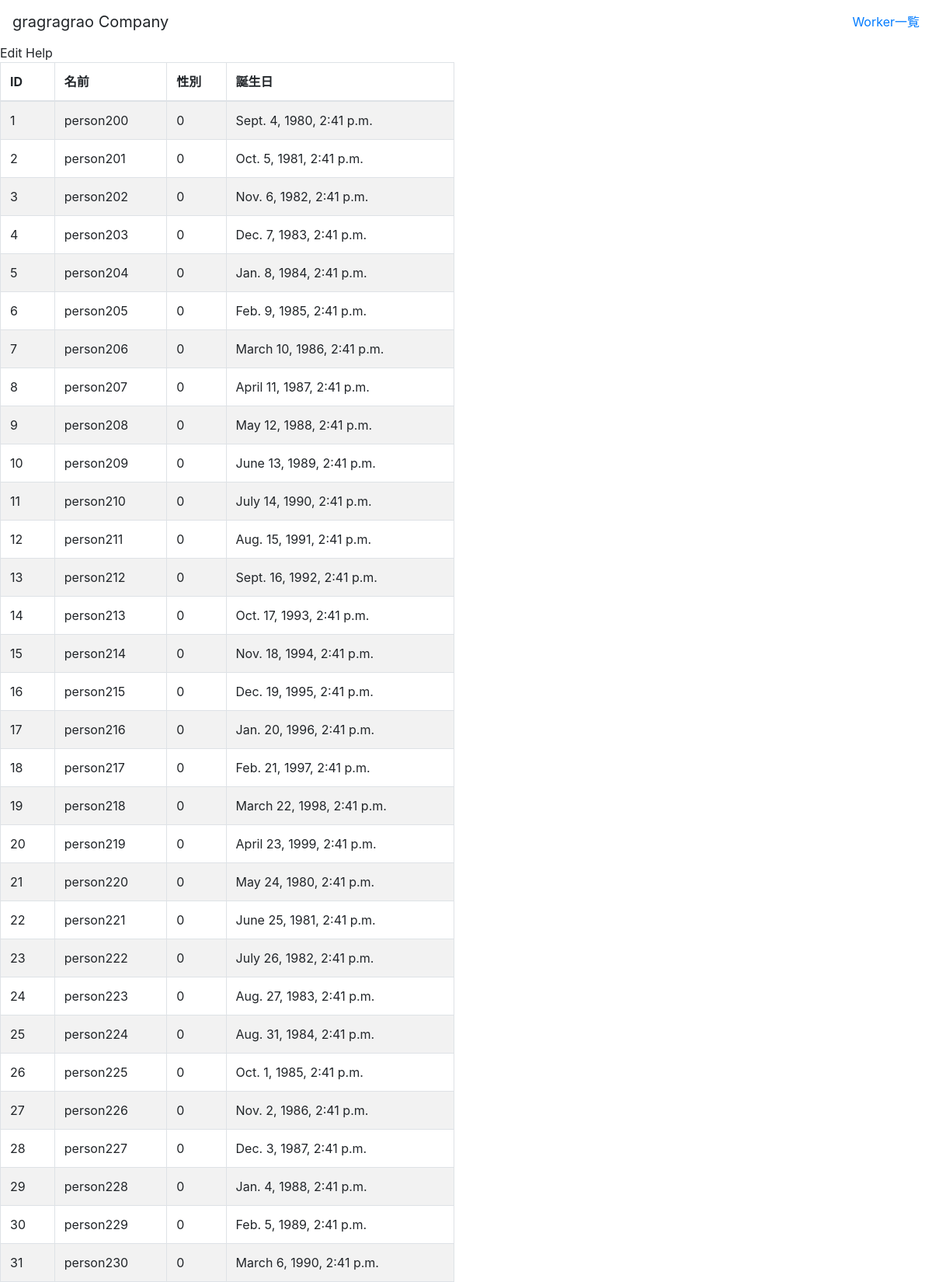
Screenshot of /worker_list/ (upper part) with the database file from the repository.
### manager/models.py (models this page shows)
class Worker(models.Model):
    person = models.ForeignKey('Person', on_delete=models.CASCADE)
    joined_at = models.DateTimeField()
    quited_at = models.DateTimeField(null=True, blank=True)
    manager = models.ForeignKey('Manager', on_delete=models.CASCADE)

class Person(models.Model):
    MAN = 0
    WOMAN = 1
    HOKKAIDO = 0
    TOHOKU = 5
    TOKYO = 10
    CHIBA = 11
    KANAGAWA = 12
    SAITAMA = 13
    TOCHIGI = 14
    IBARAGI = 15
    CHUBU = 20
    KANSAI = 25
    CHUGOKU = 30
    SHIKOKU = 35
    KYUSHU = 40
    OKINAWA = 45
    name = models.CharField(max_length=128)
    birthday = models.DateTimeField()
    sex = models.IntegerField(editable=False)
    address_from = models.IntegerField()
    current_address = models.IntegerField()
    email = models.EmailField()

### manager/views.py (the view)
# urls.py: url(r'^worker_list/', manager_view.WorkerListView.as_view())
class WorkerListView(TemplateView):
  template_name = "worker_list.html"
  def get(self, request, *args, **kwargs):
    context = super(WorkerListView, self).get_context_data(**kwargs)
    workers = Worker.objects.all()
    context['workers'] = workers
    return render(self.request, self.template_name, context)

### manager/templates/worker_list.html (shortened to what this page needs)
{% extends "base.html" %}
{% load staticfiles %}
      {% block body %}
      <div id="wrapper">
        <div id="page-wrapper">
          <div class="row">
            <div class="col-lg-6 full-width margin-top-20percent" >
              <div class="panel panel-default full-width">
                <div class="panel-heading">
                  Edit Help
                </div>
                <div class="panel-body full-width full-height">
                  <table id="worker-list-table" class="table table-striped table-bordered table-hover dataTable no-footer dtr-inline full-width">
                    <thead>
                      <tr>
                        <th>ID</th>
                        <th>名前</th>
                        <th>性別</th>
                        <th>誕生日</th>
                      </tr>
                    </thead>
                    <tbody>
                    {% for worker in workers %}
                      <tr>
                        <td>{{worker.id}}</td>
                        <td>{{worker.person.name}}</td>
                        <td>{{worker.person.sex}}</td>
                        <td>{{worker.person.birthday}}</td>
                      </tr>
                    {% endfor %}
                    </tbody>
                  </table>
                </div>
              </div>
            </div>
          </div>
        </div>
      </div>
      {% endblock %}

### manager/templates/base.html (shortened to what this page needs)
<!DOCTYPE html>
<html lang="ja">
  <head>
    {% load staticfiles %}
    <link rel="stylesheet" href="https://stackpath.bootstrapcdn.com/bootstrap/4.1.3/css/bootstrap.min.css">
  </head>
  <body>
    <div id="wrapper">
      <nav class="navbar navbar-default navbar-static-top manager-nav no-margin" role="navigation">
        <div class="navbar-header">
          <a class="navbar-brand">gragragrao Company</a>
        </div>
        <div class="navbar-default sidebar" role="navigation">
          <div class="sidebar-nav navbar-collapse">
            <ul class="nav" id="side-menu">
              <li><a href="/worker_list/">  Worker一覧</a></li>
            </ul>
          </div>
        </div>
      </nav>
      {% block body %}
      {% endblock %}
    </div>
  </body>
</html>

### rows the page displays
Worker: id "1", person.name "person200", person.sex "0", person.birthday "Sept. 4, 1980, 2:41 p.m."
Worker: id "2", person.name "person201", person.sex "0", person.birthday "Oct. 5, 1981, 2:41 p.m."
Worker: id "3", person.name "person202", person.sex "0", person.birthday "Nov. 6, 1982, 2:41 p.m."
Worker: id "4", person.name "person203", person.sex "0", person.birthday "Dec. 7, 1983, 2:41 p.m."
Worker: id "5", person.name "person204", person.sex "0", person.birthday "Jan. 8, 1984, 2:41 p.m."
Worker: id "6", person.name "person205", person.sex "0", person.birthday "Feb. 9, 1985, 2:41 p.m."
Worker: id "7", person.name "person206", person.sex "0", person.birthday "March 10, 1986, 2:41 p.m."
Worker: id "8", person.name "person207", person.sex "0", person.birthday "April 11, 1987, 2:41 p.m."
Worker: id "9", person.name "person208", person.sex "0", person.birthday "May 12, 1988, 2:41 p.m."
Worker: id "10", person.name "person209", person.sex "0", person.birthday "June 13, 1989, 2:41 p.m."
Worker: id "11", person.name "person210", person.sex "0", person.birthday "July 14, 1990, 2:41 p.m."
Worker: id "12", person.name "person211", person.sex "0", person.birthday "Aug. 15, 1991, 2:41 p.m."
Worker: id "13", person.name "person212", person.sex "0", person.birthday "Sept. 16, 1992, 2:41 p.m."
Worker: id "14", person.name "person213", person.sex "0", person.birthday "Oct. 17, 1993, 2:41 p.m."
Worker: id "15", person.name "person214", person.sex "0", person.birthday "Nov. 18, 1994, 2:41 p.m."
Worker: id "16", person.name "person215", person.sex "0", person.birthday "Dec. 19, 1995, 2:41 p.m."
Worker: id "17", person.name "person216", person.sex "0", person.birthday "Jan. 20, 1996, 2:41 p.m."
Worker: id "18", person.name "person217", person.sex "0", person.birthday "Feb. 21, 1997, 2:41 p.m."
Worker: id "19", person.name "person218", person.sex "0", person.birthday "March 22, 1998, 2:41 p.m."
Worker: id "20", person.name "person219", person.sex "0", person.birthday "April 23, 1999, 2:41 p.m."
Worker: id "21", person.name "person220", person.sex "0", person.birthday "May 24, 1980, 2:41 p.m."
Worker: id "22", person.name "person221", person.sex "0", person.birthday "June 25, 1981, 2:41 p.m."
Worker: id "23", person.name "person222", person.sex "0", person.birthday "July 26, 1982, 2:41 p.m."
Worker: id "24", person.name "person223", person.sex "0", person.birthday "Aug. 27, 1983, 2:41 p.m."
Worker: id "25", person.name "person224", person.sex "0", person.birthday "Aug. 31, 1984, 2:41 p.m."
Worker: id "26", person.name "person225", person.sex "0", person.birthday "Oct. 1, 1985, 2:41 p.m."
Worker: id "27", person.name "person226", person.sex "0", person.birthday "Nov. 2, 1986, 2:41 p.m."
Worker: id "28", person.name "person227", person.sex "0", person.birthday "Dec. 3, 1987, 2:41 p.m."
Worker: id "29", person.name "person228", person.sex "0", person.birthday "Jan. 4, 1988, 2:41 p.m."
Worker: id "30", person.name "person229", person.sex "0", person.birthday "Feb. 5, 1989, 2:41 p.m."
Worker: id "31", person.name "person230", person.sex "0", person.birthday "March 6, 1990, 2:41 p.m."
